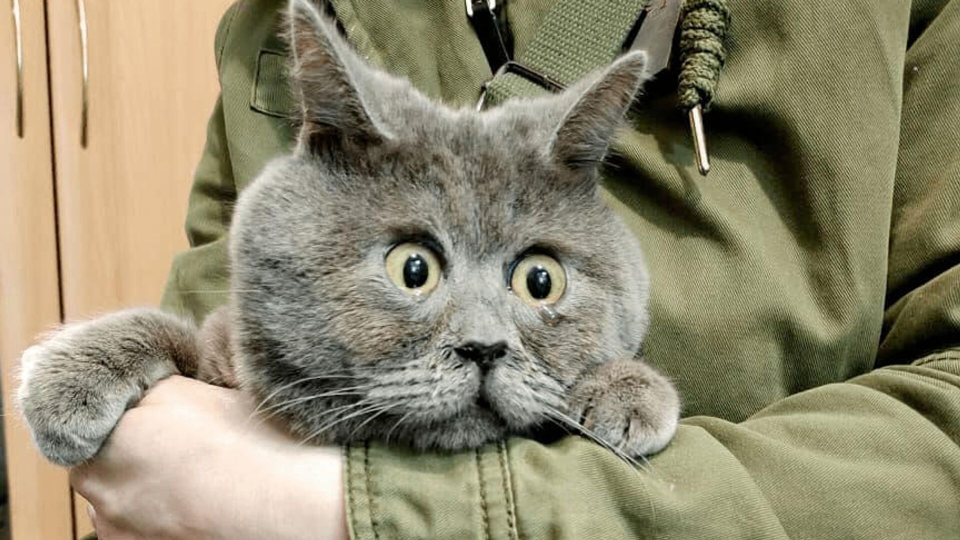
#> input picture 30.03.25/cat.jpg, 1920 x 1080 px (shown at 1/2 size)
$ python 30.03.25.py
#> lines starting #> are read from the running program, lines starting #| are printed output that depends on the picture

from PIL import Image
img = Image.open('cat.jpg')
#> img is the input picture: PIL image 1920x1080 RGB; mean R, G, B 144.9, 138.1, 112
img1 = img.crop((960, 540, 1920, 1080))
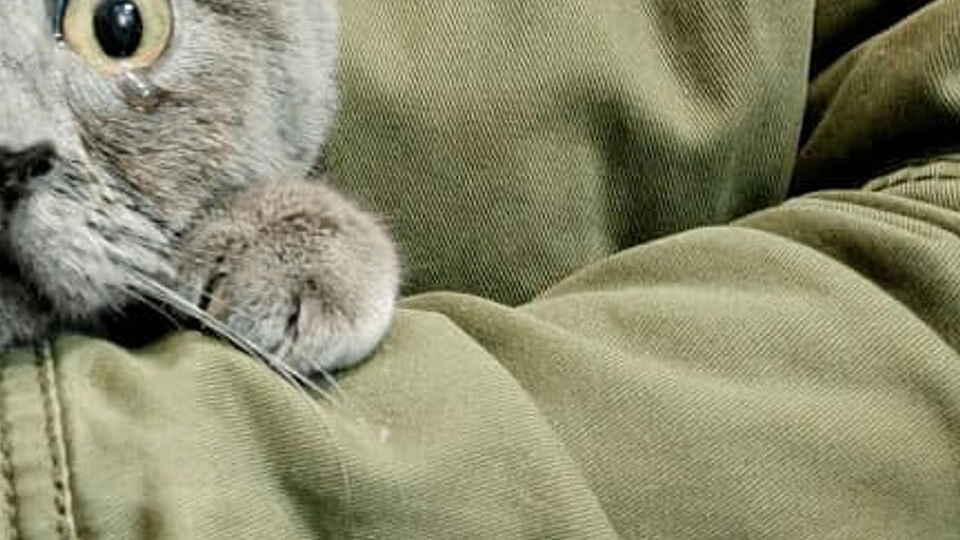
#> img1: PIL image 960x540 RGB; mean R, G, B 139, 138.6, 109.1
img1.save('cat1.jpg', 'jpeg')

img1.close()
